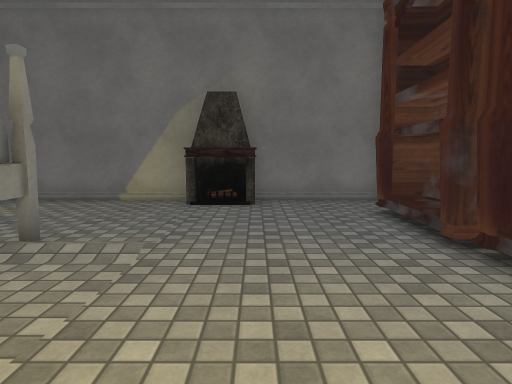
View 1 (above)

16 first-person views from a walk through a Unity game level. The camera is 1.3 m above the floor, tilts 6° down and sees 75° across. The floor is counted in squares, 1 m on a side. Each view is taken from the middle of a square. On the plan, view 1 faces up. The plan holds only what a view shows up to about 14 squares ahead; the rest is blank. Door leaves are left out, so doorways stand open. Some surface patterns are stand-ins.

View 2
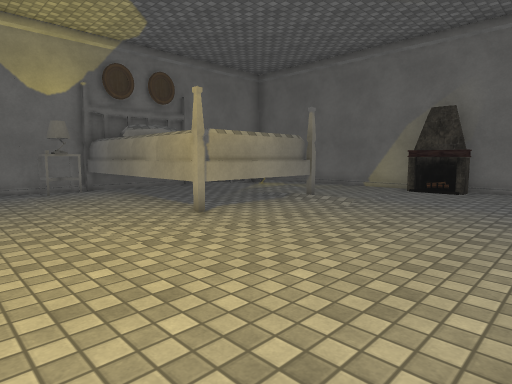

View 3
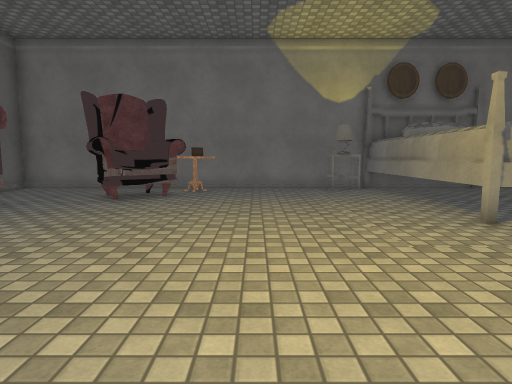

View 4
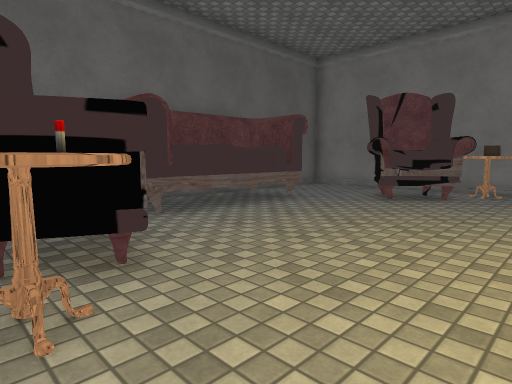

View 5
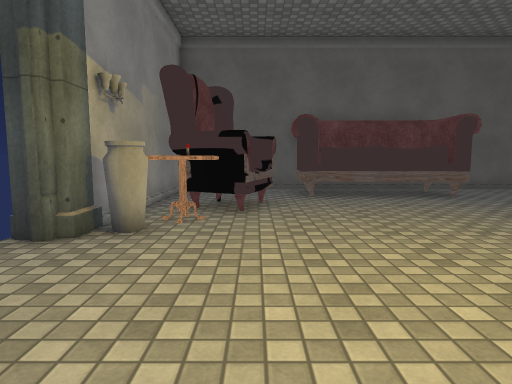

View 6
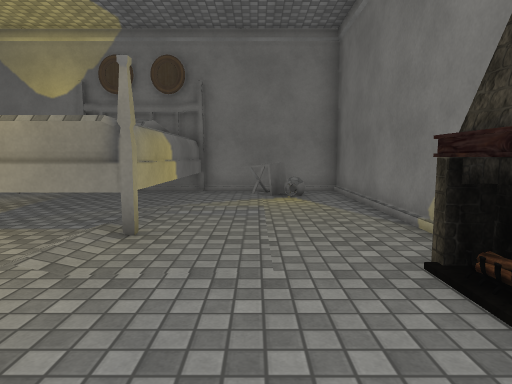

View 7
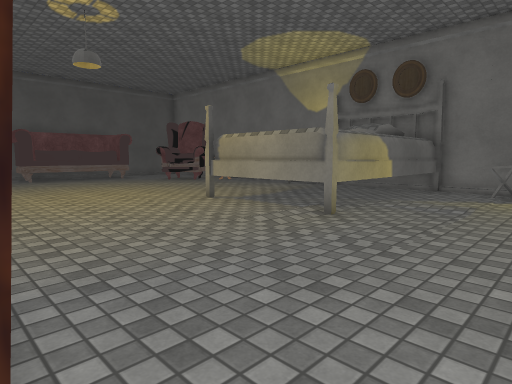

View 8
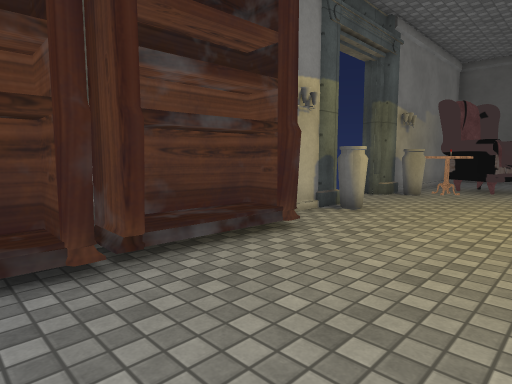

View 9
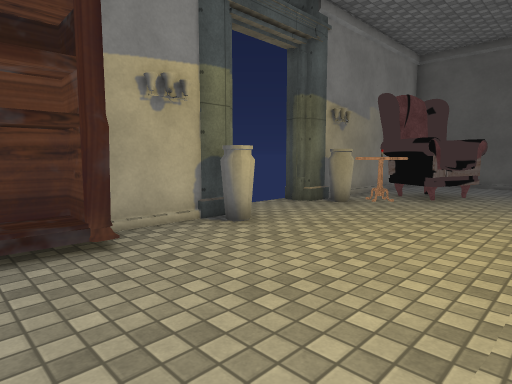

View 10
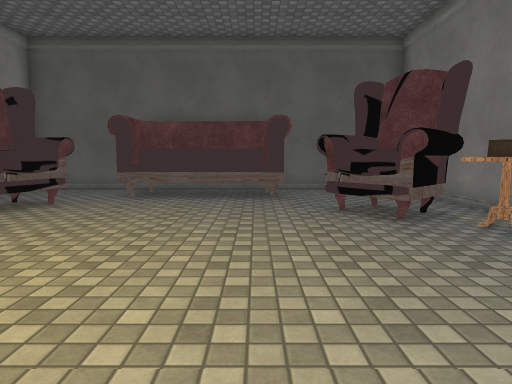

View 11
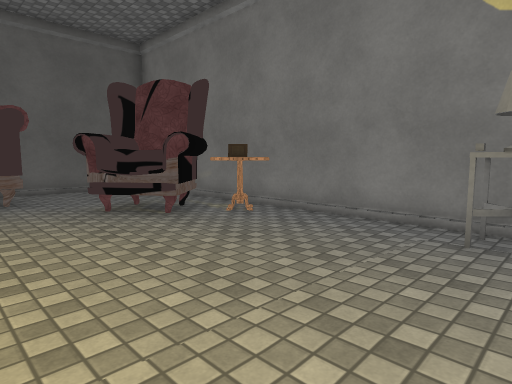

View 12
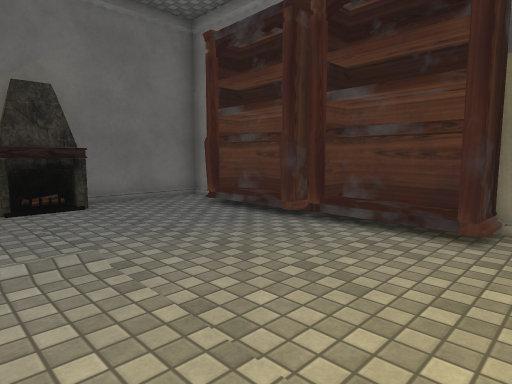

View 13
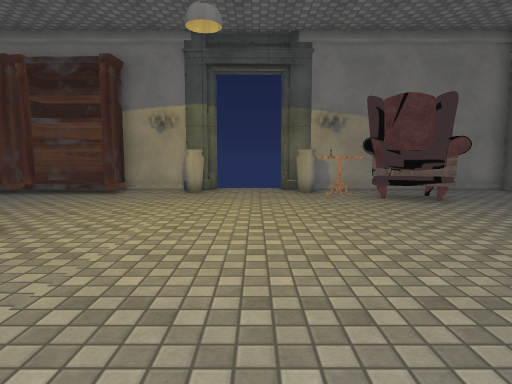

View 14
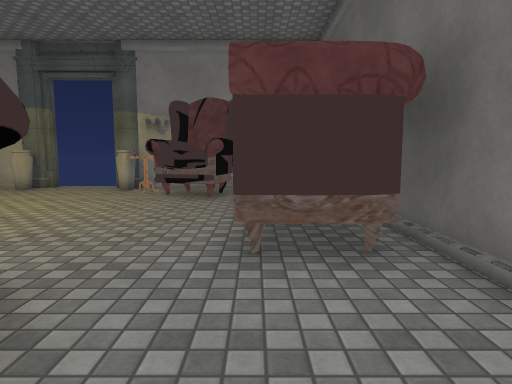

View 15
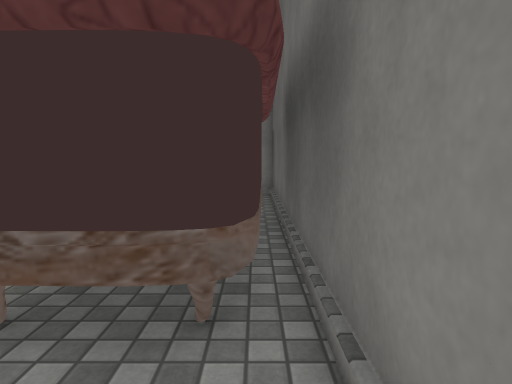

View 16
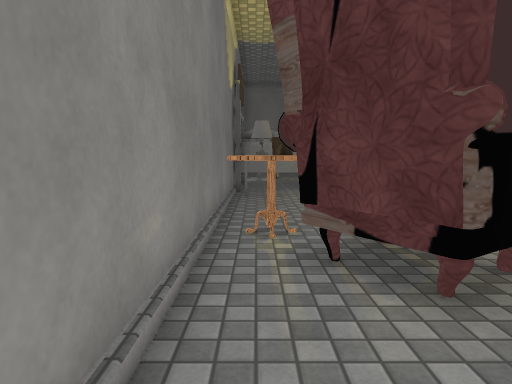

### Floor plan
Key: @ floor where view 1 was taken; # wall or solid block; . floor; D open door; O other object.
Columns run from 11 left of view 1 to 5 right of it. Each row starts with its distance up from view 1.
 10 ################
  9 #........OOO...#
  8 #OO...........##
  7 #OO...........O#
  6 #.............O#
  5 #OOOOOOOO.....##
  4 #OO    O......##
  3 # O    O......O#
  2 #OO    O...... #
  1 #OOOOOOOO.....O#
  0 #O.........@...#
 -1 #OO............#
 -2 #.............O#
 -3 #..............D
 -4 #..............D
 -5 #..............D#
 -6 #OO..........OO##
 -7 #OOO.........OO#
 -8 #.OOO.......OOO#
 -9 #.OOO.......OOO#
-10 #..O........OO.#
-11 #....OOOOO#....#
-12 #....OOOOOO....#
-13 #....O#### ....#
-14 ################

Positions as (right, up) in squares from view 1, and headings:
1: (0, 0), facing up
2: (3, -4), facing up-left
3: (3, -4), facing left
4: (3, -4), facing down-left
5: (1, 0), facing down
6: (2, 7), facing left
7: (3, 9), facing down-left
8: (-1, 6), facing down-right
9: (-2, 3), facing down-right
10: (-5, 0), facing down
11: (-4, 0), facing down-left
12: (-3, 0), facing up-right
13: (-9, -4), facing right
14: (-10, -11), facing right
15: (-8, -13), facing right
16: (-10, -12), facing up
